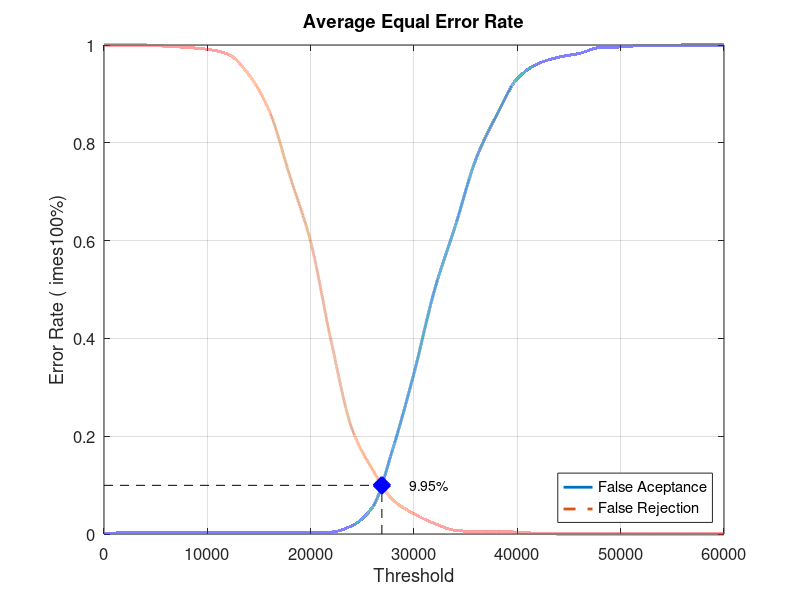
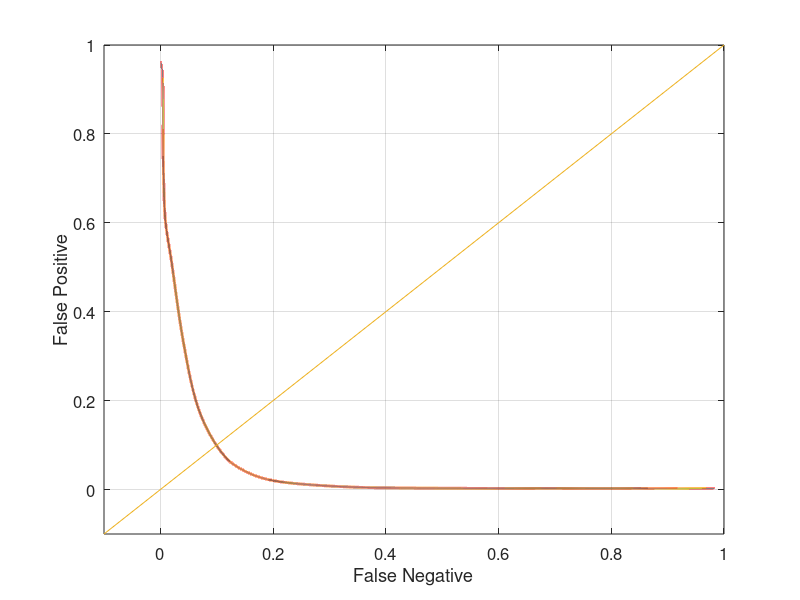

Source code (MATLAB) for these figures, in order:
close all;
clear;
clc;
x = 0:2000:60000;
xq = 0:0.5:60000;

y0 = [0 0.00263158 0.00263158 0.00263158 0.00263158 0.00263158 0.00263158 0.00263158 0.00263158 0.00263158 0.00263158 0.00394737 0.0171053 0.0552632 0.177632 0.328947 0.5 0.630263 0.767105 0.856579 0.931579 0.961842 0.975 0.982895 0.994737 0.996053 0.998684 0.998684 1 1 1]
yy0 = interp1(x, y0, xq, 'pchip');
y1 = [1 1 1 0.9975 0.995 0.99125 0.98125 0.94 0.865 0.73125 0.5975 0.3925 0.215 0.13125 0.06875 0.04125 0.02125 0.0075 0.005 0.005 0.00375 0.00125 0 0 0 0 0 0 0 0 0]
yy1 = interp1(x, y1, xq, 'pchip');

% Calculating EER: 
y2 = abs(y0 - y1);
find(y2 == min(y2))
yy2 = abs(yy0 - yy1);
xEER = find(yy2 == min(yy2));
xEERIndex = xq(xEER) % X-axis EER
yEER = yy0(xEER) % Y-axis EER

main = figure
plot(xq, yy0,'-','LineWidth', 2);	hold on
plot(xq, yy1,'--','LineWidth', 2);	hold on
plot([xEERIndex xEERIndex], [0 yEER], 'k--');	hold on
plot([0 xEERIndex], [yEER yEER], 'k--');	hold on
plot(xEERIndex, yEER, 'bx', 'LineWidth', 10);	hold on
text(xEERIndex + 10 * xEERIndex / 100, yEER, [num2str(round((10000 * yEER)) / 100) '%'])
legend('False Aceptance', 'False Rejection', 'Location', 'SouthEast')
xlabel('Threshold')
ylabel('Error Rate (	imes100%)')
title('Average Equal Error Rate')
set(gca, 'FontSize', 12)
axis([0 60000 0 1])
grid on

print(main, 'Experiment1AverageMain', '-dpng');
FNRxFPR = figure('Color', [1 1 1]);
plot(yy1, yy0, '-', yy1, yy0, 'LineWidth', 2);
hold on
y = -0.1:0.1:1
plot(y, y); 
set(gca, 'FontSize', 12)
xlabel('False Negative')
ylabel('False Positive')
axis([-0.1 1 -0.1 1])
set(gca, 'FontSize', 12)
grid on

print(FNRxFPR, 'Experiment1AverageFNRxFPR','-dpng');
